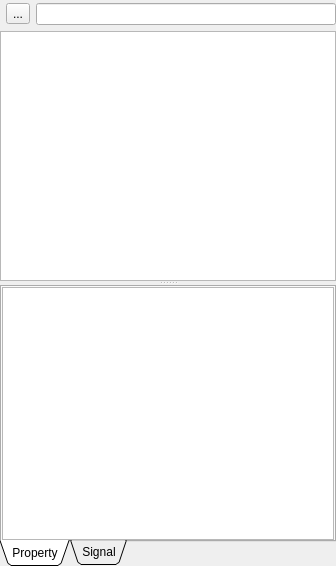
<?xml version="1.0" encoding="UTF-8"?>
<ui version="4.0">
 <class>NodeTreePanel</class>
 <widget class="QDockWidget" name="NodeTreePanel">
  <property name="geometry">
   <rect>
    <x>0</x>
    <y>0</y>
    <width>336</width>
    <height>566</height>
   </rect>
  </property>
  <property name="windowTitle">
   <string>Node Tree</string>
  </property>
  <widget class="QWidget" name="dockWidgetContents">
   <layout class="QVBoxLayout" name="verticalLayout_4">
    <property name="leftMargin">
     <number>0</number>
    </property>
    <property name="topMargin">
     <number>3</number>
    </property>
    <property name="rightMargin">
     <number>0</number>
    </property>
    <property name="bottomMargin">
     <number>0</number>
    </property>
    <item>
     <widget class="QSplitter" name="splitter">
      <property name="orientation">
       <enum>Qt::Vertical</enum>
      </property>
      <widget class="QWidget" name="verticalLayoutWidget">
       <layout class="QVBoxLayout" name="verticalLayout_3">
        <item>
         <layout class="QHBoxLayout" name="horizontalLayout">
          <property name="leftMargin">
           <number>6</number>
          </property>
          <item>
           <widget class="QToolButton" name="m_newNodeButton">
            <property name="autoFillBackground">
             <bool>true</bool>
            </property>
            <property name="text">
             <string>...</string>
            </property>
            <property name="icon">
             <iconset resource="../../../Resource/App.qrc">
              <normaloff>:/icon/Icon/add.png</normaloff>:/icon/Icon/add.png</iconset>
            </property>
           </widget>
          </item>
          <item>
           <widget class="QLineEdit" name="lineEdit"/>
          </item>
         </layout>
        </item>
        <item>
         <widget class="QTreeWidget" name="m_nodeTreeWidget">
          <property name="headerHidden">
           <bool>true</bool>
          </property>
          <column>
           <property name="text">
            <string notr="true">1</string>
           </property>
          </column>
         </widget>
        </item>
       </layout>
      </widget>
      <widget class="QTabWidget" name="tabWidget">
       <property name="tabPosition">
        <enum>QTabWidget::South</enum>
       </property>
       <property name="tabShape">
        <enum>QTabWidget::Triangular</enum>
       </property>
       <property name="currentIndex">
        <number>0</number>
       </property>
       <property name="elideMode">
        <enum>Qt::ElideMiddle</enum>
       </property>
       <widget class="QWidget" name="tab">
        <attribute name="title">
         <string>Property</string>
        </attribute>
        <layout class="QVBoxLayout" name="verticalLayout">
         <property name="leftMargin">
          <number>0</number>
         </property>
         <property name="topMargin">
          <number>0</number>
         </property>
         <property name="rightMargin">
          <number>0</number>
         </property>
         <property name="bottomMargin">
          <number>0</number>
         </property>
         <item>
          <widget class="QTreeView" name="m_propertyTreeView"/>
         </item>
        </layout>
       </widget>
       <widget class="QWidget" name="tab_2">
        <attribute name="title">
         <string>Signal</string>
        </attribute>
        <layout class="QVBoxLayout" name="verticalLayout_2">
         <property name="leftMargin">
          <number>0</number>
         </property>
         <property name="topMargin">
          <number>0</number>
         </property>
         <property name="rightMargin">
          <number>0</number>
         </property>
         <property name="bottomMargin">
          <number>0</number>
         </property>
         <item>
          <widget class="QTreeWidget" name="treeWidget">
           <property name="headerHidden">
            <bool>true</bool>
           </property>
           <column>
            <property name="text">
             <string notr="true">1</string>
            </property>
           </column>
          </widget>
         </item>
        </layout>
       </widget>
      </widget>
     </widget>
    </item>
   </layout>
  </widget>
 </widget>
 <resources>
  <include location="../../../Resource/App.qrc"/>
 </resources>
 <connections/>
</ui>
